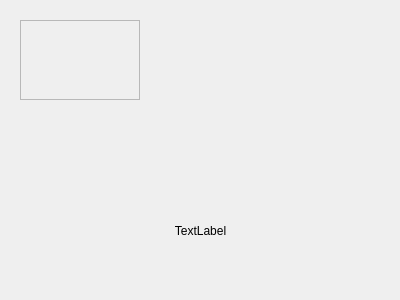
<?xml version="1.0" encoding="UTF-8"?>
<ui version="4.0">
 <class>MyWidget</class>
 <widget class="QWidget" name="MyWidget">
  <property name="geometry">
   <rect>
    <x>0</x>
    <y>0</y>
    <width>400</width>
    <height>300</height>
   </rect>
  </property>
  <property name="windowTitle">
   <string>MyWidget</string>
  </property>
  <widget class="QFrame" name="frame">
   <property name="geometry">
    <rect>
     <x>20</x>
     <y>20</y>
     <width>120</width>
     <height>80</height>
    </rect>
   </property>
   <property name="frameShape">
    <enum>QFrame::StyledPanel</enum>
   </property>
   <property name="frameShadow">
    <enum>QFrame::Raised</enum>
   </property>
  </widget>
  <widget class="QLabel" name="label">
   <property name="geometry">
    <rect>
     <x>10</x>
     <y>170</y>
     <width>381</width>
     <height>121</height>
    </rect>
   </property>
   <property name="text">
    <string>TextLabel</string>
   </property>
   <property name="scaledContents">
    <bool>false</bool>
   </property>
   <property name="alignment">
    <set>Qt::AlignCenter</set>
   </property>
  </widget>
 </widget>
 <layoutdefault spacing="6" margin="11"/>
 <resources/>
 <connections/>
</ui>
